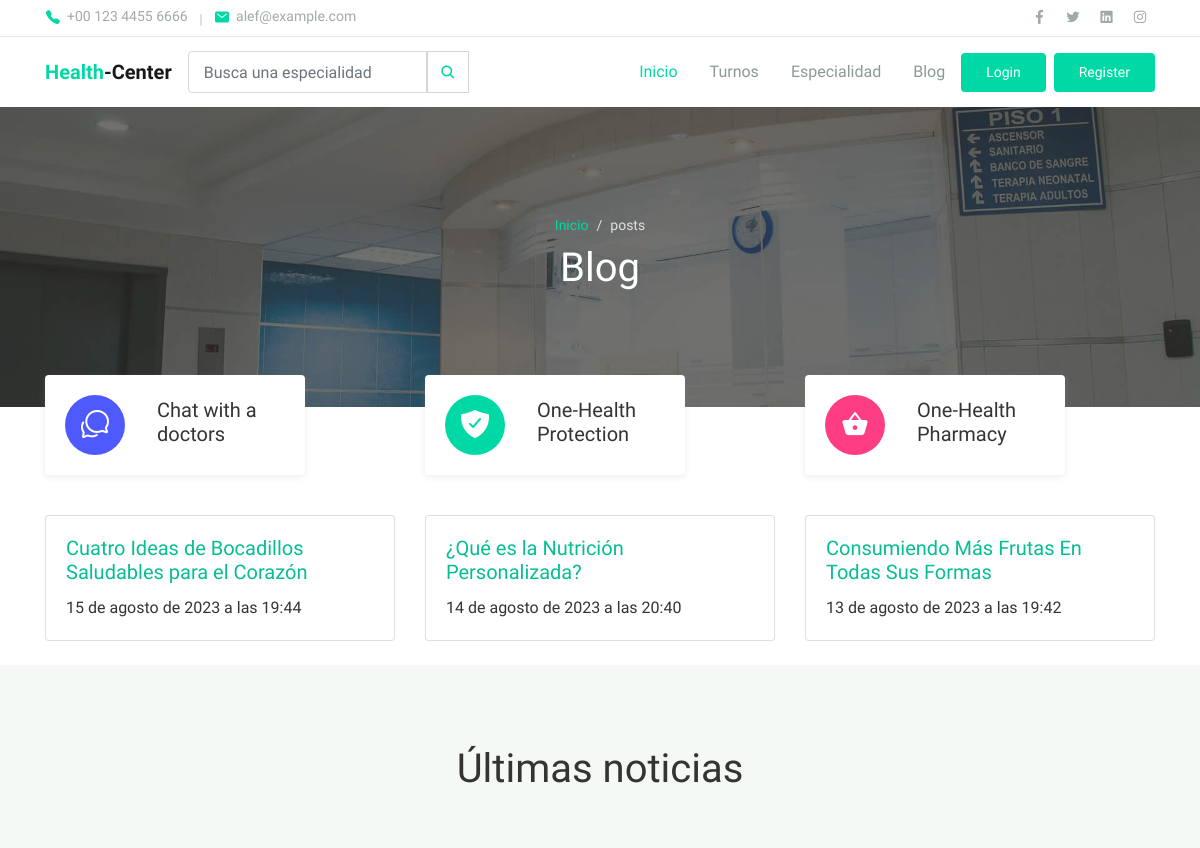
Before: /aplicacion/lista_posts/ (upper part) with the older database file.
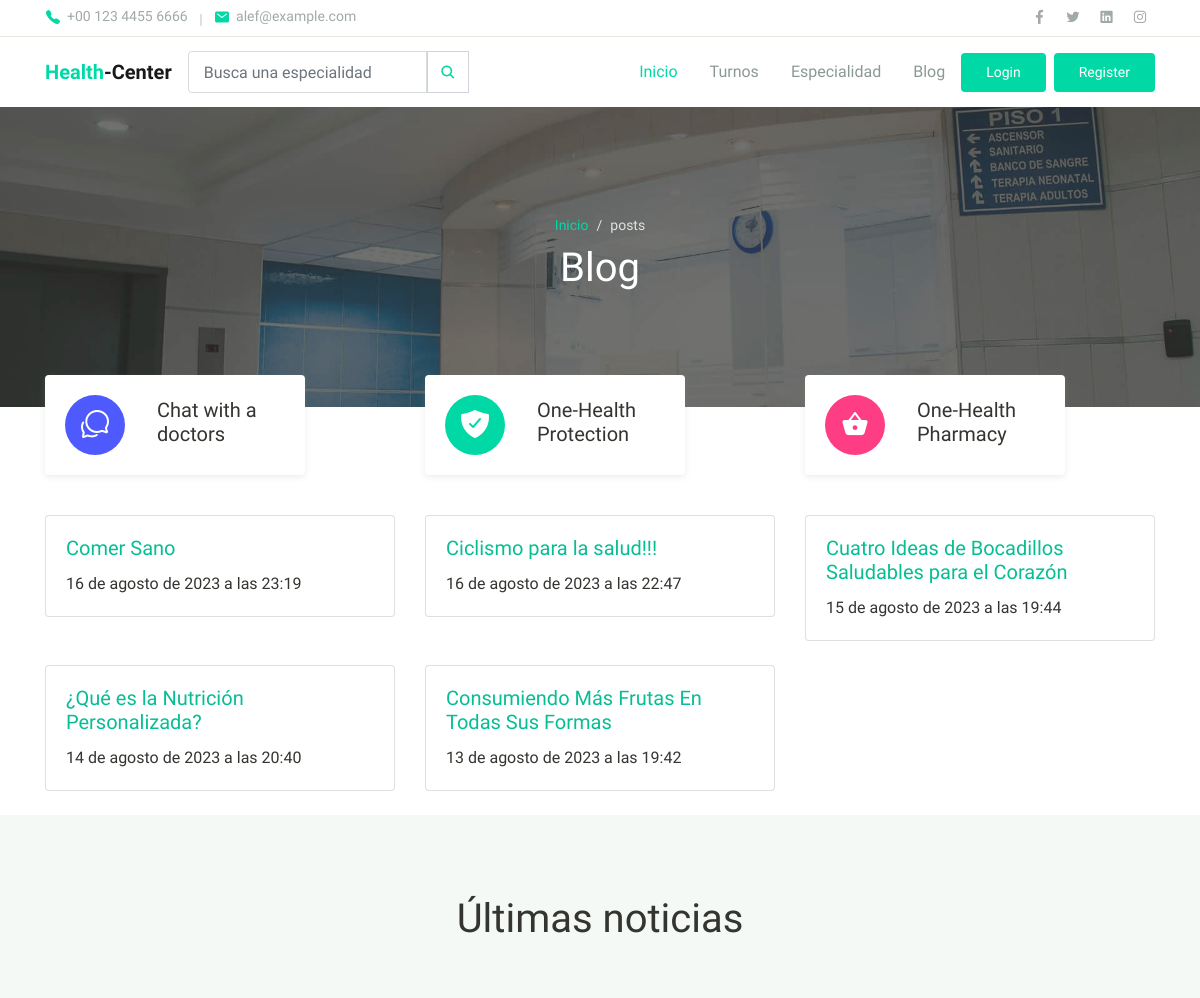
After: the same page with the newer database file.
### aplicacion/models.py (models this page shows, shortened)
class Post(models.Model):
    titulo = models.CharField(max_length=200)
    contenido = models.TextField()
    fecha_publicacion = models.DateTimeField(default=timezone.now)
    autor = models.ForeignKey('auth.User', on_delete=models.CASCADE)
    categoria = models.ForeignKey(Categoria, on_delete=models.CASCADE)

### aplicacion/views.py (the view)
# urls.py: path('lista_posts/', views.lista_posts, name='lista_posts'),
def lista_posts(request):
    posts = Post.objects.order_by('-fecha_publicacion')
    return render(request, "aplicacion/lista_posts.html", {'posts': posts})

### aplicacion/templates/aplicacion/lista_posts.html (shortened to what this page needs)
{% extends 'aplicacion/base.html' %}
{% load static %}
{% block contenido %}
<div class="page-banner overlay-dark bg-image" style="background-image: url('{% static "aplicacion/assets/img/bg_image_1.jpg" %}');">
    <div class="banner-section">
      <div class="container text-center wow fadeInUp">
        <nav aria-label="Breadcrumb">
          <ol class="breadcrumb breadcrumb-dark bg-transparent justify-content-center py-0 mb-2">
            <li class="breadcrumb-item"><a href="{% url 'inicio' %}">Inicio</a></li>
            <li class="breadcrumb-item active" aria-current="page">posts</li>
          </ol>
        </nav>
        <h1 class="font-weight-normal">Blog</h1>
      </div>
    </div>
  </div>
  <div class="page-section py-3 mt-md-n5 custom-index">
    <div class="container">
      <div class="row justify-content-center">
        <div class="col-md-4 py-3 py-md-0">
          <div class="card-service wow fadeInUp">
            <div class="circle-shape bg-secondary text-white">
              <span class="mai-chatbubbles-outline"></span>
            </div>
            <p><span>Chat</span> with a doctors</p>
          </div>
        </div>
        <div class="col-md-4 py-3 py-md-0">
          <div class="card-service wow fadeInUp">
            <div class="circle-shape bg-primary text-white">
              <span class="mai-shield-checkmark"></span>
            </div>
            <p><span>One</span>-Health Protection</p>
          </div>
        </div>
        <div class="col-md-4 py-3 py-md-0">
          <div class="card-service wow fadeInUp">
            <div class="circle-shape bg-accent text-white">
              <span class="mai-basket"></span>
            </div>
            <p><span>One</span>-Health Pharmacy</p>
          </div>
        </div>
      </div>
    </div>
  </div>
<br>
<div class="container">
    <div class="row">
        {% for post in posts %}
        <div class="col-md-4 mb-4">
            <div class="card">
                <div class="card-body">
                    <h5 class="card-title"><a href="{% url 'detalle_post' pk=post.pk %}">{{ post.titulo }}</a></h5>
                    <p class="card-text">{{ post.fecha_publicacion }}</p>
                </div>
            </div>
        </div>
        {% endfor %}
    </div>
</div>
<div class="page-section bg-light">
  <div class="container">
    <h1 class="text-center wow fadeInUp">Últimas noticias</h1>
    <div class="row mt-5">
      <div class="col-lg-4 py-2 wow zoomIn">
      </div>
      <div class="col-lg-4 py-2 wow zoomIn">
      </div>
      <div class="col-lg-4 py-2 wow zoomIn">
      </div>
    </div>
  </div>
</div>
{% endblock contenido %}

Changed rows visible on the page:
added Post: titulo "Comer Sano", fecha_publicacion "16 de agosto de 2023 a las 23:19"
added Post: titulo "Ciclismo para la salud!!!", fecha_publicacion "16 de agosto de 2023 a las 22:47"
